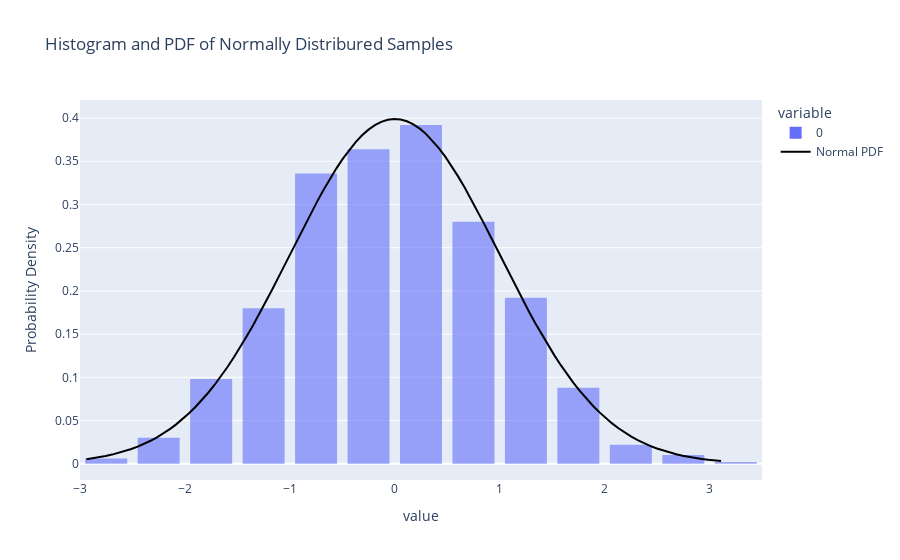

Source (notebook cell):
### Code cell
# create a Histogram with Plotly

fig = px.histogram(samples , nbins = 30 , title = "Histogram of Normally Distributed Samples",
                   labels = {'value':'Samples','count':'Frequency'}, opacity = 0.6 ,histnorm = 'probability density')

# step 3 add the pdf of normal distribution
xmin , xmax = min(samples) , max(samples)
x = np.linspace(xmin , xmax,100)
p = np.exp(-((x-mean)**2)/(2*std_dev**2))/(np.sqrt(2*np.pi)*std_dev)

#create a line trace for pdf
pdf_trace = go.Scatter( x=x , y=p,mode = 'lines',name = 'Normal PDF' ,line = dict(color = 'black'))

# add a trace 
fig.add_trace(pdf_trace)

fig.update_layout(
    xaxis_title ='value',
    yaxis_title = 'Probability Density',
    title = 'Histogram and PDF of Normally Distribured Samples',
    bargap = 0.2
)

fig.show()

### Figure 1 — Plotly figure (JSON) as saved in the notebook; plotly's stock layout.template omitted (floating-point values rounded to 4 significant figures; data arrays with more than 128 entries replaced by an {"elided": "..."} marker saying what was removed)
{"data": [{"bingroup": "x", "histnorm": "probability density", "hovertemplate": "variable=0<br>Samples=%{x}<br>probability density=%{y}<extra></extra>", "legendgroup": "0", "marker": {"color": "#636efa", "opacity": 0.6, "pattern": {"shape": ""}}, "name": "0", "nbinsx": 30, "orientation": "v", "showlegend": true, "type": "histogram", "x": {"elided": "1000 float values"}, "xaxis": "x", "yaxis": "y"}, {"line": {"color": "black"}, "mode": "lines", "name": "Normal PDF", "type": "scatter", "x": [-2.938, -2.877, -2.816, -2.755, -2.694, -2.633, -2.572, -2.511, -2.45, -2.389, -2.328, -2.266, -2.205, -2.144, -2.083, -2.022, -1.961, -1.9, -1.839, -1.778, -1.717, -1.656, -1.594, -1.533, -1.472, -1.411, -1.35, -1.289, -1.228, -1.167, -1.106, -1.045, -0.9835, -0.9224, -0.8613, -0.8002, -0.7391, -0.678, -0.6169, -0.5558, -0.4947, -0.4336, -0.3725, -0.3114, -0.2503, -0.1892, -0.1282, -0.06706, -0.005965, 0.05513, 0.1162, 0.1773, 0.2384, 0.2995, 0.3606, 0.4217, 0.4828, 0.5439, 0.605, 0.6661, 0.7272, 0.7883, 0.8494, 0.9104, 0.9715, 1.033, 1.094, 1.155, 1.216, 1.277, 1.338, 1.399, 1.46, 1.521, 1.582, 1.644, 1.705, 1.766, 1.827, 1.888, 1.949, 2.01, 2.071, 2.132, 2.193, 2.255, 2.316, 2.377, 2.438, 2.499, 2.56, 2.621, 2.682, 2.743, 2.804, 2.865, 2.927, 2.988, 3.049, 3.11], "y": [0.00532, 0.006354, 0.007561, 0.008964, 0.01059, 0.01246, 0.01461, 0.01706, 0.01985, 0.02301, 0.02658, 0.03058, 0.03506, 0.04004, 0.04556, 0.05165, 0.05833, 0.06563, 0.07357, 0.08216, 0.09142, 0.1013, 0.1119, 0.1231, 0.135, 0.1474, 0.1604, 0.1738, 0.1877, 0.202, 0.2165, 0.2312, 0.246, 0.2607, 0.2753, 0.2896, 0.3036, 0.317, 0.3298, 0.3418, 0.353, 0.3631, 0.3722, 0.3801, 0.3866, 0.3919, 0.3957, 0.398, 0.3989, 0.3983, 0.3963, 0.3927, 0.3878, 0.3814, 0.3738, 0.365, 0.3551, 0.3441, 0.3322, 0.3196, 0.3063, 0.2924, 0.2781, 0.2636, 0.2489, 0.2341, 0.2194, 0.2048, 0.1905, 0.1765, 0.163, 0.1499, 0.1374, 0.1254, 0.1141, 0.1034, 0.0933, 0.08392, 0.0752, 0.06713, 0.05971, 0.0529, 0.0467, 0.04107, 0.03599, 0.03142, 0.02732, 0.02368, 0.02044, 0.01758, 0.01506, 0.01286, 0.01093, 0.009263, 0.007819, 0.006576, 0.005509, 0.004599, 0.003824, 0.003169]}], "layout": {"bargap": 0.2, "barmode": "relative", "legend": {"title": {"text": "variable"}, "tracegroupgap": 0}, "title": {"text": "Histogram and PDF of Normally Distribured Samples"}, "xaxis": {"anchor": "y", "domain": [0, 1], "title": {"text": "value"}}, "yaxis": {"anchor": "x", "domain": [0, 1], "title": {"text": "Probability Density"}}}}
